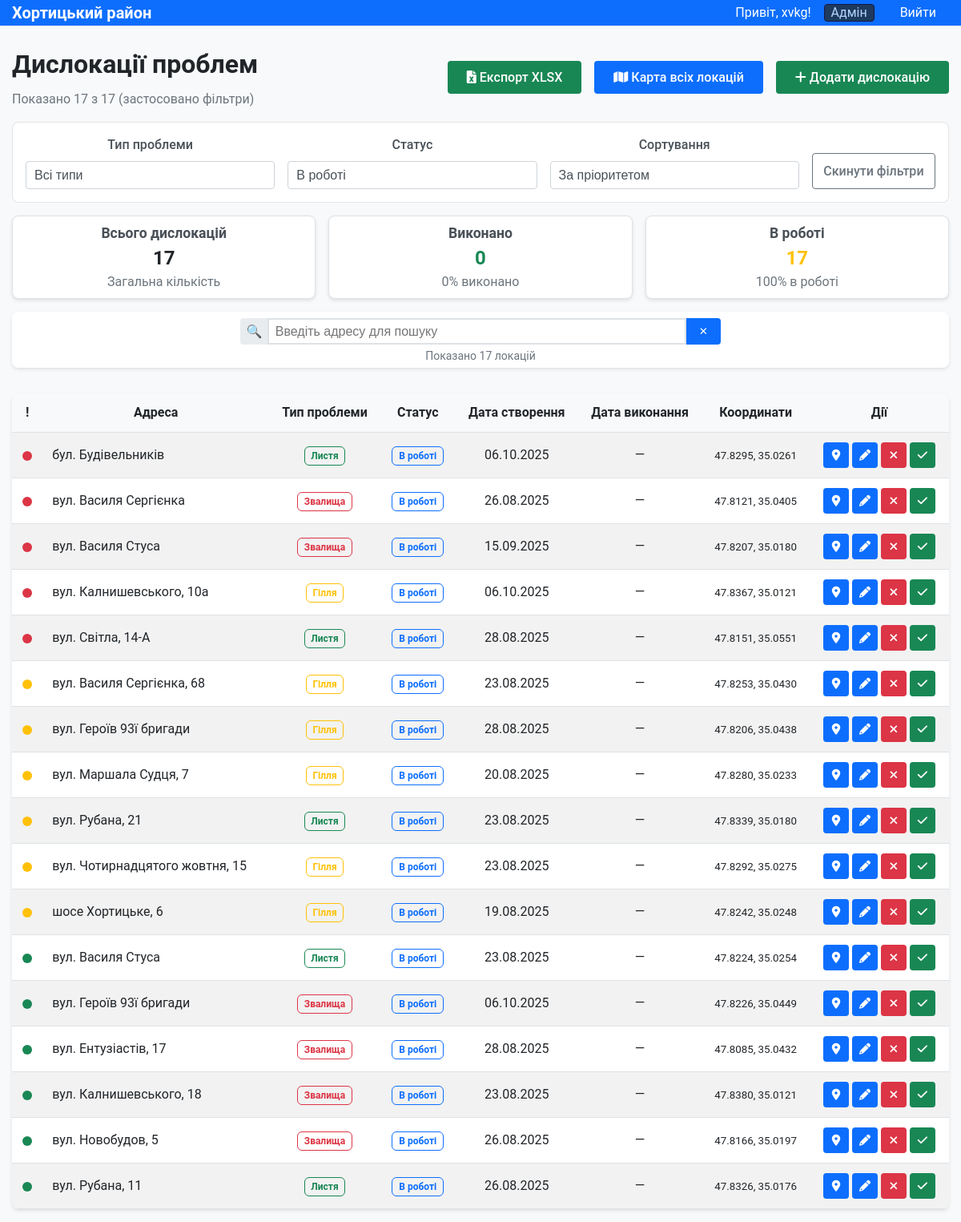
Screenshot of / (signed in) with the database file from the repository.
### models.py (models this page shows, shortened)
class User(UserMixin, db.Model):
    id = db.Column(db.Integer, primary_key=True)
    username = db.Column(db.String(80), unique=True, nullable=False)
    password_hash = db.Column(db.String(120), nullable=False)
    role = db.Column(db.String(20), default='user')  # 'admin' або 'user'
    def is_admin(self):
        return self.role == 'admin'

class Location(db.Model):
    id = db.Column(db.Integer, primary_key=True)
    address = db.Column(db.String(200), nullable=False)
    latitude = db.Column(db.Float, nullable=False)
    longitude = db.Column(db.Float, nullable=False)
    problem_type = db.Column(db.String(50), nullable=False)
    priority = db.Column(db.String(20), default='Середній')
    status = db.Column(db.String(20), default='in_progress')
    description = db.Column(db.Text)
    date_created = db.Column(db.DateTime, default=datetime.utcnow)
    date_completed = db.Column(db.DateTime)
    created_by = db.Column(db.Integer, db.ForeignKey('user.id'))
    def get_priority_order(self):
        priority_map = {'Високий': 1, 'Середній': 2, 'Низький': 3}
        return priority_map.get(self.priority, 2)

### app.py (the view)
@app.route('/')
def index():
    problem_type = request.args.get('problem_type', 'all')
    status = request.args.get('status', 'in_progress')
    priority = request.args.get('priority', 'all')
    sort_by = request.args.get('sort_by', 'priority')
    query = Location.query
    if problem_type != 'all':
        query = query.filter(Location.problem_type == problem_type)
    if status != 'all':
        query = query.filter(Location.status == status)
    locations = query.all()
    for location in locations:
        location.formatted_address = format_address(location.address)
    if sort_by == 'alphabet':
        locations.sort(key=lambda x: x.formatted_address)
    else:  # sort_by == 'priority'
        locations.sort(key=lambda x: (
            x.get_priority_order(), x.formatted_address))
    for location in locations:
        location.address = location.formatted_address
    total_count = len(locations)
    completed_count = len([l for l in locations if l.status == 'completed'])
    in_progress_count = len([l for l in locations if l.status == 'in_progress'])
    return render_template('index.html',
                           locations=locations,
                           current_problem_type=problem_type,
                           current_status=status,
                           current_priority=priority,
                           current_sort=sort_by,
                           total_count=total_count,
                           completed_count=completed_count,
                           in_progress_count=in_progress_count)

### app.py (called while the page is built)
@login_manager.user_loader
def load_user(user_id):
    return db.session.get(User, int(user_id))  # Новий синтаксис SQLAlchemy

def format_address(address):
    file_path = Path(__file__).parent / "static" / "street-names.json"
    with open(file_path, "r", encoding="utf-8") as f:
        addresses = json.load(f)
        for k, v in addresses.items():
            if address.startswith(k):
                return address.replace(k, v)
    return address

### templates/index.html (shortened to what this page needs)
{% extends "base.html" %}
{% block content %}
<div class="page-header">
    <div class="page-header__info">
        <h1 class="page-header__title">Дислокації проблем</h1>
        <p class="page-header__subtitle">
            Показано {{ locations|length }}
            {% if current_problem_type != 'all' or current_status != 'all' %}
                з {{ total_count }} (застосовано фільтри)
            {% else %}
                записів
            {% endif %}
        </p>
    </div>
    <div class="page-header__actions">
        <a href="{{ url_for('export_excel', problem_type=current_problem_type, status=current_status) }}"
            class="button button--success">
            <i class="fas fa-file-excel"></i> Експорт XLSX
        </a>
        <a href="{{ url_for('map_all') }}" class="button button--primary">
            <i class="fas fa-map"></i> Карта всіх локацій
        </a>
        {% if current_user.is_authenticated and current_user.is_admin() %}
            <a href="{{ url_for('add_location') }}" class="button button--success">
                <i class="fas fa-plus"></i> Додати дислокацію
            </a>
        {% endif %}
    </div>
</div>
<form method="GET" class="filter-section">
    <div class="filter-section__group">
        <label class="form__label">Тип проблеми</label>
        <select name="problem_type" class="form__select" onchange="this.form.submit()">
            <option value="all" {% if current_problem_type == 'all' %}selected{% endif %}>Всі типи</option>
        </select>
    </div>
    <div class="filter-section__group">
        <label class="form__label">Статус</label>
        <select name="status" class="form__select" onchange="this.form.submit()">
            <option value="in_progress" {% if current_status == 'in_progress' %}selected{% endif %}>В роботі</option>
        </select>
    </div>
    <div class="filter-section__group">
        <label class="form__label">Сортування</label>
        <select name="sort_by" class="form__select" onchange="this.form.submit()">
            <option value="priority" {% if current_sort == 'priority' %}selected{% endif %}>За пріоритетом</option>
        </select>
    </div>
    <a href="{{ url_for('index') }}" class="button button--secondary">Скинути фільтри</a>
</form>
<div class="stats-grid">
    <div class="stats-card">
        <div class="stats-card__title">
            {% if current_problem_type != 'all' %}
                {{ current_problem_type }}
            {% else %}
                Всього дислокацій
            {% endif %}
        </div>
        <div class="stats-card__value">{{ total_count }}</div>
        <p class="stats-card__description">
            {% if current_problem_type != 'all' %}
                Загальна кількість {{ current_problem_type.lower() }}
            {% else %}
                Загальна кількість
            {% endif %}
        </p>
    </div>
    <div class="stats-card">
        <div class="stats-card__title">Виконано</div>
        <div class="stats-card__value stats-card__value--success">{{ completed_count }}</div>
        <p class="stats-card__description">
            {% if total_count > 0 %}
                {{ "%.0f"|format((completed_count / total_count) * 100) }}% виконано
            {% else %}
                0% виконано
            {% endif %}
        </p>
    </div>
    <div class="stats-card">
        <div class="stats-card__title">В роботі</div>
        <div class="stats-card__value stats-card__value--warning">{{ in_progress_count }}</div>
        <p class="stats-card__description">
            {% if total_count > 0 %}
                {{ "%.0f"|format((in_progress_count / total_count) * 100) }}% в роботі
            {% else %}
                0% в роботі
            {% endif %}
        </p>
    </div>
</div>
{% if locations %}
<div class="search-section">
    <form class="search-section__form">
        <div class="search-section__input-group">
            <span class="search-section__addon">🔍</span>
            <input type="text"
                id="searchInput"
                class="search-section__input"
                placeholder="Введіть адресу для пошуку"
                autocomplete="off">
            <button class="search-section__button"
                    type="button"
                    id="clearSearch"
                    title="Очистити пошук">✕</button>
        </div>
        <div id="searchResults" class="search-section__info"></div>
    </form>
</div>
<div class="data-table-container">
    <table class="data-table">
        <thead>
            <tr class="data-table__header">
                <th class="data-table__cell">!</th>
                <th class="data-table__cell">Адреса</th>
                <th class="data-table__cell">Тип проблеми</th>
                <th class="data-table__cell">Статус</th>
                <th class="data-table__cell">Дата створення</th>
                <th class="data-table__cell">Дата виконання</th>
                <th class="data-table__cell">Координати</th>
                <th class="data-table__cell">Дії</th>
            </tr>
        </thead>
        <tbody>
            {% for location in locations %}
            <tr class="data-table__row" data-address="{{ location.address }}">
                <td class="data-table__cell">
                    {% if location.priority == 'Високий' %}
                        <span class="priority-indicator priority-indicator--high" title="Високий пріоритет">&nbsp;</span>
                    {% elif location.priority == 'Середній' %}
                        <span class="priority-indicator priority-indicator--medium" title="Середній пріоритет">&nbsp;</span>
                    {% else %}
                        <span class="priority-indicator priority-indicator--low" title="Низький пріоритет">&nbsp;</span>
                    {% endif %}
                </td>
                <td class="data-table__cell data-table__cell--left">{{ location.address }}</td>
                <td class="data-table__cell">
                    {% if location.problem_type == 'Гілля' %}
                        <span class="badge badge--branches">{{ location.problem_type }}</span>
                    {% elif location.problem_type == 'Листя' %}
                        <span class="badge badge--leaves">{{ location.problem_type }}</span>
                    {% elif location.problem_type == 'Звалища' %}
                        <span class="badge badge--dumps">{{ location.problem_type }}</span>
                    {% else %}
                        <span class="badge badge--default">{{ location.problem_type }}</span>
                    {% endif %}
                </td>
                <td class="data-table__cell">
                    {% if location.status == 'completed' %}
                        <span class="badge badge--completed">Виконано</span>
                    {% elif location.status == 'in_progress' %}
                        <span class="badge badge--in-progress">В роботі</span>
                    {% else %}
                        <span class="badge badge--default">В роботі</span>
                    {% endif %}
                </td>
                <td class="data-table__cell">{{ location.date_created.strftime('%d.%m.%Y') }}</td>
                <td class="data-table__cell">
                    {% if location.date_completed %}
                        <span class="data-table__success-text">{{ location.date_completed.strftime('%d.%m.%Y') }}</span>
                    {% else %}
                        <span class="data-table__muted-text">—</span>
                    {% endif %}
                </td>
                <td class="data-table__cell">
                    <small class="data-table__coordinates">
                        {{ "%.4f"|format(location.latitude) }}, {{ "%.4f"|format(location.longitude) }}
                    </small>
                </td>
                <td class="data-table__cell">
                    <div class="data-table__actions">
                        <a href="{{ url_for('location_map', location_id=location.id) }}"
                            class="button button--primary button--small button--square"
                            title="Переглянути на карті">
                            <i class="fas fa-map-marker-alt"></i>
                        </a>
                        {% if current_user.is_authenticated and current_user.is_admin() %}
                            <a href="{{ url_for('edit_location', id=location.id) }}"
                                class="button button--primary button--small button--square"
                                title="Редагувати">
                                <i class="fas fa-pencil-alt"></i>
                            </a>
                            <button type="button"
                                    class="button button--danger button--small button--square"
                                    data-location-id="{{ location.id }}"
                                    data-location-address="{{ location.address }}"
                                    onclick="confirmDeleteSafe(this)"
                                    title="Видалити">
                                <i class="fas fa-times"></i>
                            </button>
                            {% if location.status != 'completed' %}
                                <button type="button"
                                    data-problem-type="{{ location.problem_type }}"
                                    class="button button--success button--small button--square"
                                    data-location-id="{{ location.id }}"
                                    data-location-address="{{ location.address }}"
                                    onclick="confirmComplete(this)"
                                    title="Позначити як виконано">
                                    <i class="fas fa-check"></i>
                                </button>
                            {% endif %}
                        {% endif %}
                    </div>
                </td>
            </tr>
            {% endfor %}
        </tbody>
    </table>
</div>
{% endif %}
{% endblock %}

### templates/base.html (shortened to what this page needs)
<!DOCTYPE html>
<html lang="uk">
    <head>
        <link rel="stylesheet" href="https://cdnjs.cloudflare.com/ajax/libs/font-awesome/6.0.0/css/all.min.css">
        <link rel="stylesheet" href="{{ url_for('static', filename='css/style.css') }}">
    </head>
    <body>
        <nav class="navigation">
            <div class="layout">
                <div class="navigation__container">
                    <a class="navigation__brand" href="{{ url_for('index') }}">Хортицький район</a>
                    <div class="navigation__menu">
                        {% if current_user.is_authenticated %}
                        <span class="navigation__text">Привіт, {{ current_user.username }}!</span>
                        {% if current_user.is_admin() %}
                        <span class="admin">Адмін</span>
                        {% endif %}
                        <a class="navigation__link" href="{{ url_for('logout') }}">Вийти</a>
                        {% else %}
                        <a class="navigation__link" href="{{ url_for('login') }}">Увійти</a>
                        {% endif %}
                    </div>
                </div>
            </div>
        </nav>
        <div class="layout layout--with-top-margin">{% block content %}{% endblock %}</div>
    </body>
</html>

### static/css/variables.css (style rules this page uses)
:root { --body-bg: #f8f9fa; --dt-body-bg: #1a1a1a; --dt-bg-1: #2d2d2d; --dt-border-1: #404040; --dt-border-2: #666666; --white: #ffffff; --white-grey: #dee2e6; --grey: #6c757d; --grey-input: #ced4da; --grey-input-readonly: #b0b0b0; --font-color: #212529; --font-color-light: #495057; --dt-font-color: #dddddd; --transparent-white: rgba(255, 255, 255, 0.1); --transparent-black: rgba(0, 0, 0, 0.1); --blue: #0d6efd; --blue-hover: #195fc9; --orange: #ffc107; --orange-hover: #b48f1e; --green: #198754; --green-hover: #1fc979; --green-dark: #055160; --green-alert-bg: #d1ecf1; --green-alert-border: #bee5eb; --red: #dc3545; --red-hover: #bb2d3b; --red-dark: #721c24; --red-alert-bg: #f8d7da; --red-alert-border: #f5c6cb; --dt-red-alert-bg: #5f1e1e; --dt-red-alert-border: #822c2c; --dt-red-alert-font: #f8b4b4; --dt-blue-alert-bg: #1e3a5f; --dt-blue-alert-border: #2c5282; --dt-blue-alert-font: #b3d4fc; --light-blue-border: #e9ecef; --highlight: #fff3cd; --ff: Roboto, Arial, sans-serif; }

### rows the page displays
User: username "xvkg"
Location: priority "Високий" (drawn), problem_type "Листя", status "В роботі", date_created "06.10.2025", latitude "47.8295", longitude "35.0261"
Location: priority "Високий" (drawn), problem_type "Звалища", status "В роботі", date_created "26.08.2025", latitude "47.8121", longitude "35.0405"
Location: priority "Високий" (drawn), problem_type "Звалища", status "В роботі", date_created "15.09.2025", latitude "47.8207", longitude "35.0180"
Location: priority "Високий" (drawn), problem_type "Гілля", status "В роботі", date_created "06.10.2025", latitude "47.8367", longitude "35.0121"
Location: priority "Високий" (drawn), problem_type "Листя", status "В роботі", date_created "28.08.2025", latitude "47.8151", longitude "35.0551"
Location: priority "Середній" (drawn), problem_type "Гілля", status "В роботі", date_created "23.08.2025", latitude "47.8253", longitude "35.0430"
Location: priority "Середній" (drawn), problem_type "Гілля", status "В роботі", date_created "28.08.2025", latitude "47.8206", longitude "35.0438"
Location: priority "Середній" (drawn), problem_type "Гілля", status "В роботі", date_created "20.08.2025", latitude "47.8280", longitude "35.0233"
Location: priority "Середній" (drawn), problem_type "Листя", status "В роботі", date_created "23.08.2025", latitude "47.8339", longitude "35.0180"
Location: priority "Середній" (drawn), problem_type "Гілля", status "В роботі", date_created "23.08.2025", latitude "47.8292", longitude "35.0275"
Location: priority "Середній" (drawn), problem_type "Гілля", status "В роботі", date_created "19.08.2025", latitude "47.8242", longitude "35.0248"
Location: priority "Низький" (drawn), problem_type "Листя", status "В роботі", date_created "23.08.2025", latitude "47.8224", longitude "35.0254"
Location: priority "Низький" (drawn), problem_type "Звалища", status "В роботі", date_created "06.10.2025", latitude "47.8226", longitude "35.0449"
Location: priority "Низький" (drawn), problem_type "Звалища", status "В роботі", date_created "28.08.2025", latitude "47.8085", longitude "35.0432"
Location: priority "Низький" (drawn), problem_type "Звалища", status "В роботі", date_created "23.08.2025", latitude "47.8380", longitude "35.0121"
Location: priority "Низький" (drawn), problem_type "Звалища", status "В роботі", date_created "26.08.2025", latitude "47.8166", longitude "35.0197"
Location: priority "Низький" (drawn), problem_type "Листя", status "В роботі", date_created "26.08.2025", latitude "47.8326", longitude "35.0176"

### other values shown
{{ locations|length }} "17"
{{ total_count }} "17"
{{ completed_count }} "0"
{{ "%.0f"|format((completed_count / total_count) * 100) }} "0"
{{ in_progress_count }} "17"
{{ "%.0f"|format((in_progress_count / total_count) * 100) }} "100"
